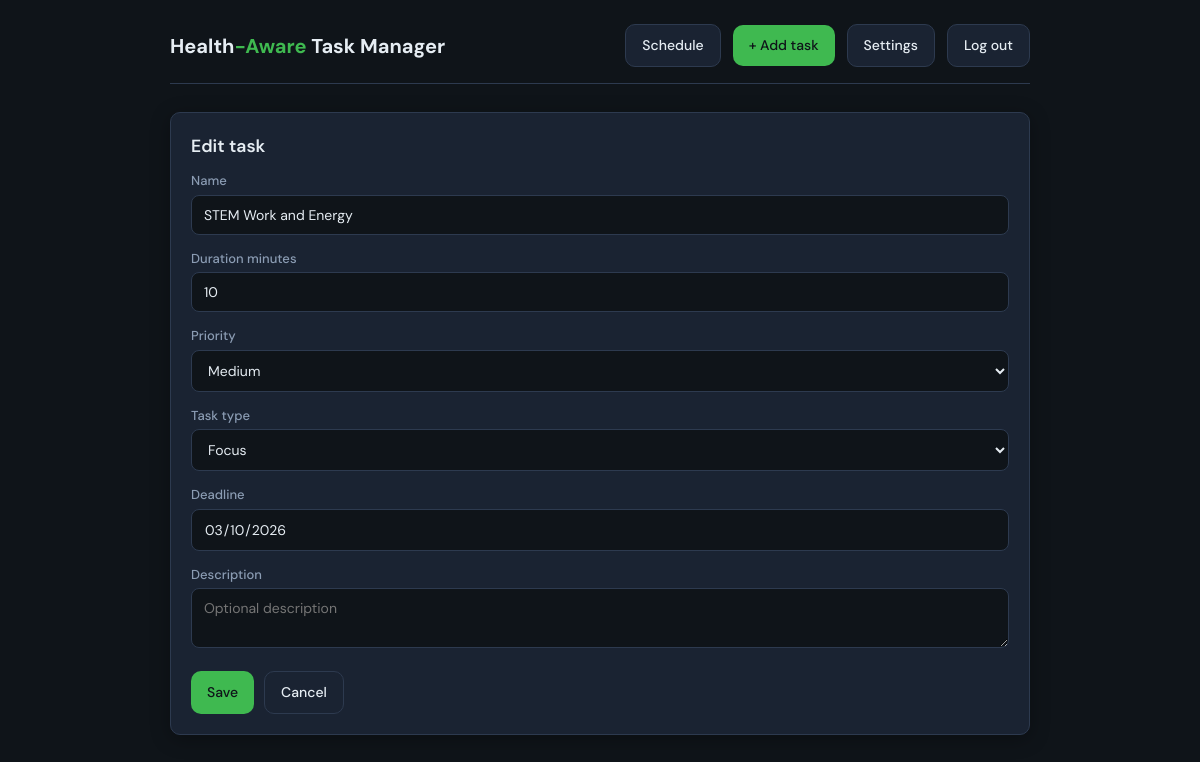
Page /task/5/edit/ (signed in) on the earlier database version.
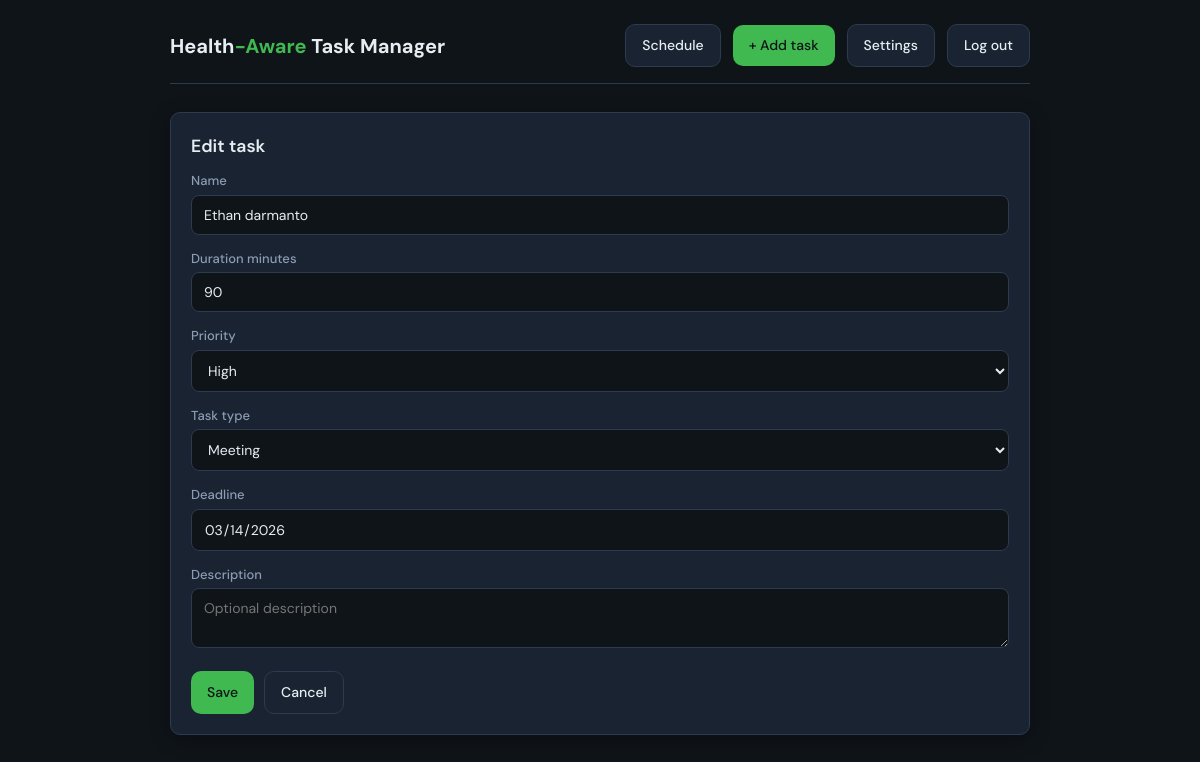
Same page on the later database version.
### tasks/models.py (models this page shows, shortened)
class Task(models.Model):
    PRIORITY_CHOICES = [
        ('high', 'High'),
        ('medium', 'Medium'),
        ('low', 'Low'),
    ]
    TASK_TYPE_CHOICES = [
        ('focus', 'Focus'),
        ('meeting', 'Meeting'),
        ('admin', 'Admin'),
        ('creative', 'Creative'),
        ('learning', 'Learning'),
    ]
    name = models.CharField(max_length=200)
    duration_minutes = models.PositiveIntegerField()
    priority = models.CharField(max_length=10, choices=PRIORITY_CHOICES, default='medium')
    task_type = models.CharField(max_length=20, choices=TASK_TYPE_CHOICES, default='focus')
    deadline = models.DateField(null=True, blank=True)
    description = models.TextField(blank=True)
    completed = models.BooleanField(default=False)
    created_at = models.DateTimeField(auto_now_add=True)
    class Meta:
        ordering = ['-created_at']

### tasks/views.py (the view)
# urls.py: path('task/<int:pk>/edit/', views.task_edit, name='task_edit'),
@login_required
def task_edit(request, pk):
    task = get_object_or_404(Task, pk=pk)
    if request.method == 'POST':
        form = TaskForm(request.POST, instance=task)
        if form.is_valid():
            form.save()
            messages.success(request, 'Task updated.')
            return redirect('tasks:home')
    else:
        form = TaskForm(instance=task)
    return render(request, 'tasks/task_form.html', {'form': form, 'title': 'Edit task', 'task': task})

### tasks/forms.py
class TaskForm(forms.ModelForm):
    class Meta:
        model = Task
        fields = ['name', 'duration_minutes', 'priority', 'task_type', 'deadline', 'description']
        widgets = {
            'name': forms.TextInput(attrs={'class': 'form-input', 'placeholder': 'Task name'}),
            'duration_minutes': forms.NumberInput(attrs={'class': 'form-input', 'min': 5, 'step': 5}),
            'priority': forms.Select(attrs={'class': 'form-select'}),
            'task_type': forms.Select(attrs={'class': 'form-select'}),
            'deadline': forms.DateInput(attrs={'class': 'form-input custom-date-picker', 'type': 'date', 'readonly': True}),
            'description': forms.Textarea(attrs={'class': 'form-textarea', 'rows': 2, 'placeholder': 'Optional description'}),
        }

### templates/tasks/task_form.html (shortened to what this page needs)
{% extends 'base.html' %}
{% block content %}
<div class="card">
  <h2>{{ title }}</h2>
  <form method="post" action="">
    {% for field in form %}
    <div class="form-group">
      <label for="{{ field.id_for_label }}">{{ field.label }}</label>
      {{ field }}
    </div>
    {% endfor %}
    <div style="display:flex;gap:10px;margin-top:16px;">
      <button type="submit" class="btn btn-primary">Save</button>
      <a href="{% url 'tasks:home' %}" class="btn btn-secondary">Cancel</a>
    </div>
  </form>
</div>
{% endblock %}

Differences in the rows shown:
changed Task: name "STEM Work and Energy" → "Ethan darmanto"; duration_minutes "10" → "90"; priority "Medium" → "High"; task_type "Focus" → "Meeting"; deadline "03/10/2026" → "03/14/2026"
